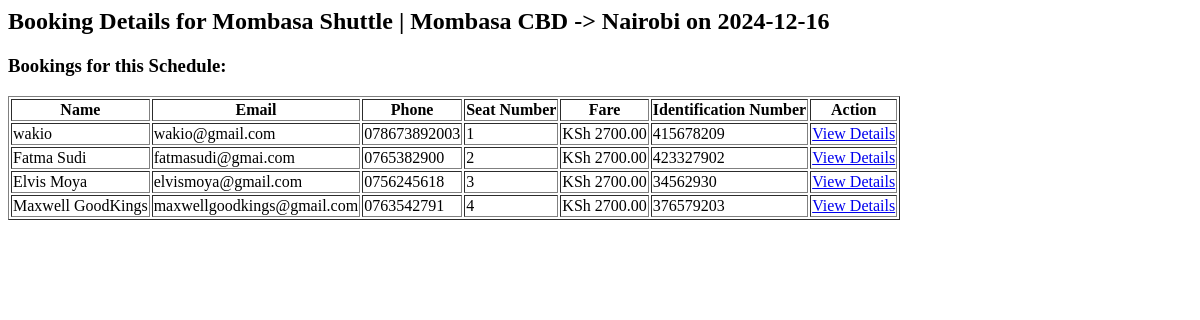
Before: /schedule_booking_details/2/ with the older database file.
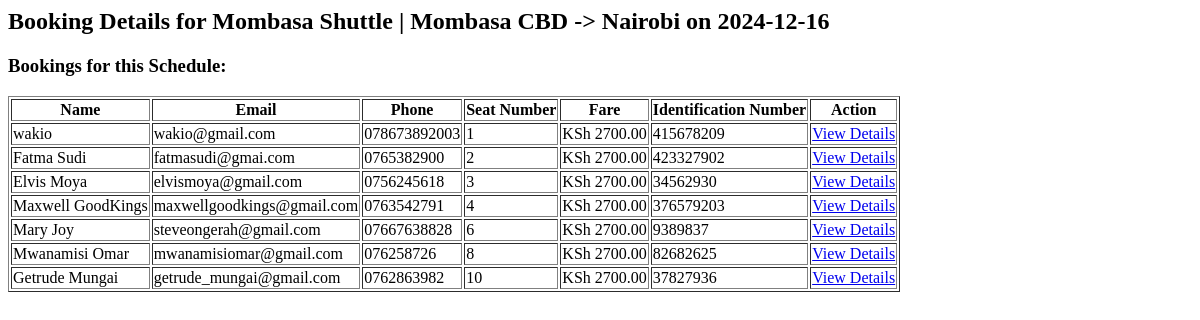
After: the same page with the newer database file.
### main/models.py (models this page shows, shortened)
class Booking(models.Model):
    seat = models.OneToOneField(Seat, on_delete=models.CASCADE)
    name = models.CharField(max_length=100)
    email = models.EmailField()
    phone = models.CharField(max_length=100)
    fare = models.DecimalField(max_digits=10 , decimal_places=2)
    identification_number = models.CharField(max_length=50)

class Seat(models.Model):
    bus_schedule = models.ForeignKey(
        TravelSchedule, on_delete=models.CASCADE, null=True, blank=True
    )
    seat_number = models.CharField(max_length=5)
    is_reserved = models.BooleanField(default=False)
    bus = models.ForeignKey(Bus, on_delete=models.CASCADE, null=True, blank=True)  # Link seat to bus
    reservation_time = models.DateTimeField(null=True, blank=True)
    class Meta:
        constraints = [
            models.UniqueConstraint(fields=['seat_number', 'bus'], name='unique_seat_per_bus')
        ]

### main/views.py (the view)
# urls.py: path('schedule_booking_details/<int:schedule_id>/', views.schedule_booking_details, name='schedule_booking_details'),
def schedule_booking_details(request, schedule_id):
    schedule = get_object_or_404(TravelSchedule, id=schedule_id)
    bookings = Booking.objects.filter(seat__bus_schedule=schedule)
    return render(request, 'new/schedule_booking_details.html', {
        'schedule': schedule,
        'bookings': bookings
    })

### main/models.py (called while the page is built)
    def __str__(self):
        return f"{self.bus.name} | {self.boarding_location.name} -> {self.destination.name} on {self.date_of_travel}"

### templates/new/schedule_booking_details.html
<h2>Booking Details for {{ schedule }}</h2>
<h3>Bookings for this Schedule:</h3>
{% if bookings %}
    <table border="1">
        <thead>
            <tr>
                <th>Name</th>
                <th>Email</th>
                <th>Phone</th>
                <th>Seat Number</th>
                <th>Fare</th>
                <th>Identification Number</th>
                <th> Action</th>
            </tr>
        </thead>
        <tbody>
            {% for booking in bookings %}
                <tr>
                    <td>{{ booking.name }}</td>
                    <td>{{ booking.email }}</td>
                    <td>{{ booking.phone }}</td>
                    <td>{{ booking.seat.seat_number }}</td>
                    <td>KSh {{ booking.fare }}</td>
                    <td>{{ booking.identification_number }}</td>
                    <td>  <a href="{% url 'booking_detail' booking.id %}">View  Details</a> </td>
                </tr>
            {% endfor %}
        </tbody>
    </table>
{% else %}
    <p>No bookings have been made for this schedule yet.</p>
{% endif %}

Changed rows visible on the page:
added Booking: name "Mary Joy", email "steveongerah@gmail.com", phone "07667638828", seat.seat_number "6", fare "2700.00", identification_number "9389837"
added Booking: name "Mwanamisi Omar", email "mwanamisiomar@gmail.com", phone "076258726", seat.seat_number "8", fare "2700.00", identification_number "82682625"
added Booking: name "Getrude Mungai", email "getrude_mungai@gmail.com", phone "0762863982", seat.seat_number "10", fare "2700.00", identification_number "37827936"
